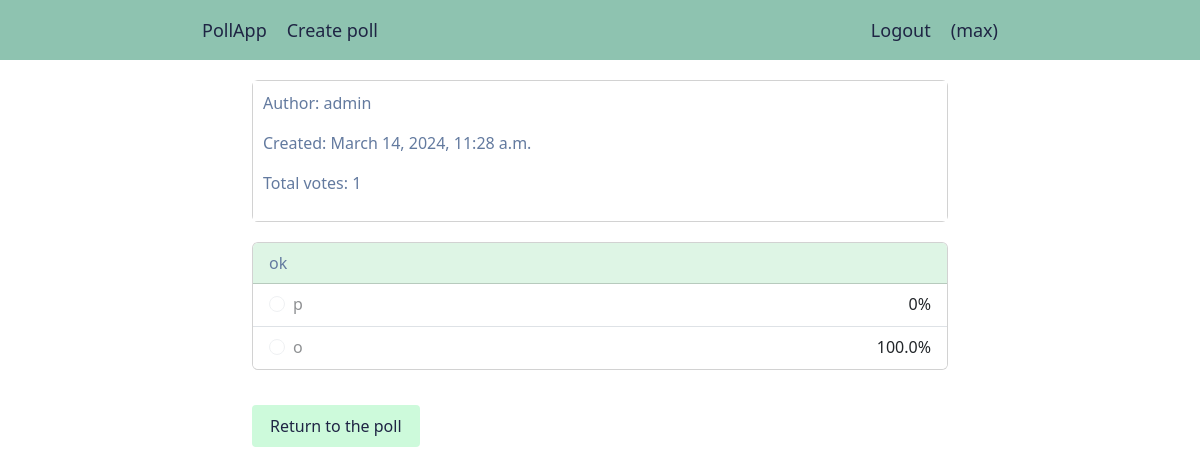
Page /poll/detail/13/result/ (signed in) on the earlier database version.
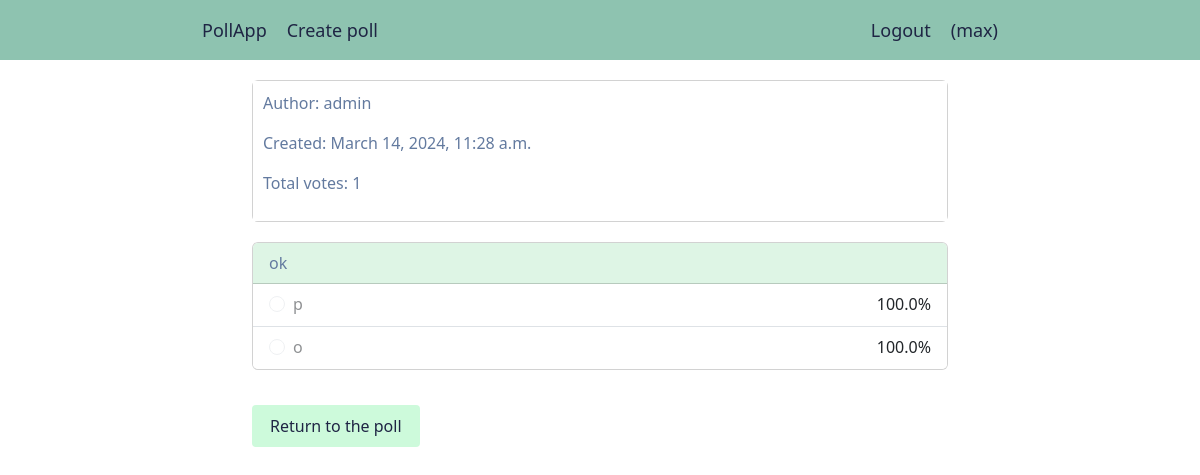
Same page on the later database version.
### poll/models.py (models this page shows, shortened)
class Choice(models.Model):
    poll = models.ForeignKey(
        Poll, on_delete=models.CASCADE, related_name='choices'
    )
    choice = models.CharField(max_length=200)
    votes = models.PositiveIntegerField(default=0)

### poll/views.py (the view)
# urls.py: path('detail/<pk>/result/', views.PollResultView.as_view(), name='result'),
class PollResultView(TemplateResponseMixin, View):
    template_name = 'polls/result.html'
    poll = None
    def dispatch(self, request, *args, **kwargs):
        self.poll = self.get_object(kwargs.get('pk'))
        return super().dispatch(request, *args, **kwargs)
    def get_object(self, pk: int) -> None:
        return Poll.objects.select_related('owner').get(id=pk)
    def get_selected_choice(self, user, queryset):
        return user.get_selected_choice(queryset)
    def get(self, request, pk):
        selected_choice = self.get_selected_choice(
            request.user, self.poll.choices.all()
        )
        context = {
            'poll': self.poll,
            'result': self.poll.get_result(),
            'selected_choice': selected_choice,
        }
        return self.render_to_response(context)

### poll/models.py (called while the page is built)
    def get_result(self) -> dict['Choice', float]:
        result = {}
        choices = self.choices.all()
        for choice in choices:
            if not choice.votes or not self.votes:
                result[choice] = 0
            else:
                result[choice] = round((choice.votes / self.votes) * 100, 2)
        return result

### users/models.py (called while the page is built)
    def get_selected_choice(
        self, queryset: models.QuerySet
    ) -> Optional[Choice]:
        selected_choice = self.selected_choices.filter(
            id__in=queryset.values('id')
        ).first()
        return selected_choice

### poll/templates/polls/result.html (shortened to what this page needs)
{% extends "base.html" %}
{% block content %}
	<div class="card">
  	<div class="card-body card-info">
    	<p>Author: {{ poll.owner }}</p>
    	<p>Created: {{ poll.created }}</p>
    	<p>Total votes: {{ poll.votes }}</p>
  	</div>
	</div>
	<div class="card">
		<div class="card-header">
	  	{{ poll.title }}
		</div>
	    <ul class="list-group list-group-flush">
		    {% for choice, value in result.items %}
				  <li class="list-group-item">
				    <div class="form-check form-check-inline">
			  			<input class="form-check-input" type="radio" name="choices" id="{{ choice.id }}" value="{{ choice.id }}"
			  			{% if selected_choice.id == choice.id %}checked disabled{% else %}disabled{% endif %}>
			  			<label class="form-check-label" for="{{ choice.id }}">
			  				{{ choice.choice }}
			  			</label>
						</div>
						{{ value }}%
					</li>
		    {% endfor %}
		  </ul>
	</div>
	<a href="{% url 'poll:detail' poll.id %}" class="btn btn-mint">Return to the poll</a>
{% endblock %}

Differences in the rows shown:
changed Choice (number 1 of 2 on the later page): votes "0" → "100.0"
